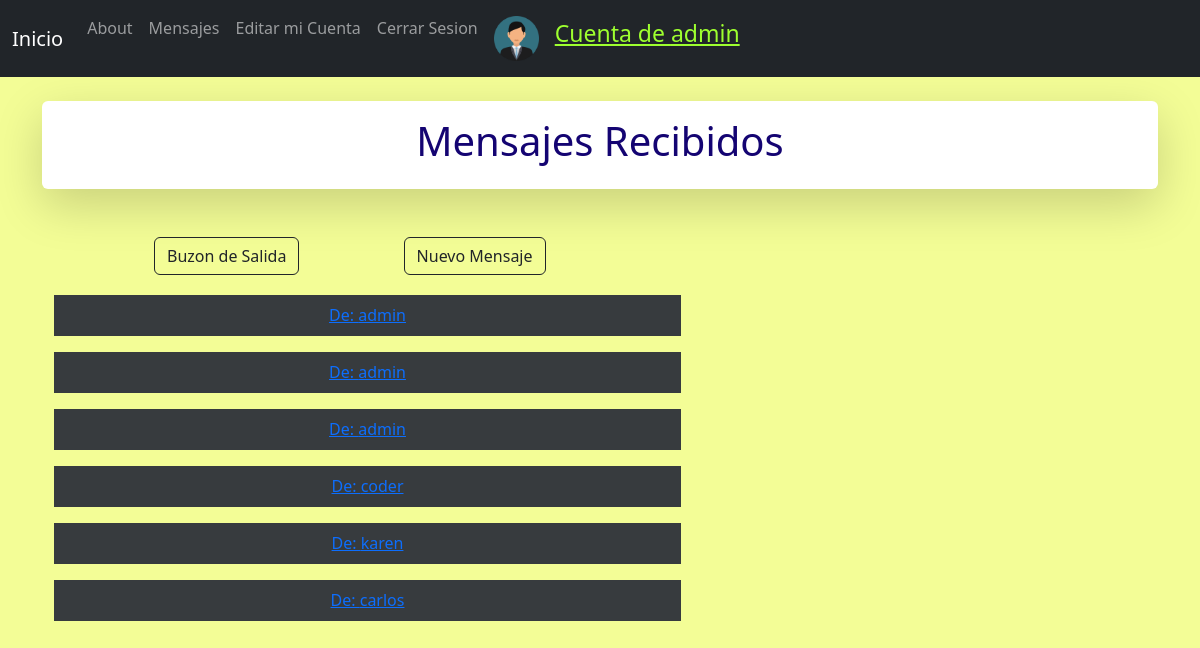
Page /AppMensajeria/buzonEntrada/4 (signed in) on the committed database.
### AppMensajeria/models.py (models this page shows, shortened)
class Mensaje(models.Model):
    emisor = models.ForeignKey(
        settings.AUTH_USER_MODEL,
        on_delete=models.CASCADE,
        related_name='emisor',
    )
    receptor = models.ForeignKey(
        settings.AUTH_USER_MODEL,
        on_delete=models.CASCADE,
        related_name='receptor',
    )
    texto = models.TextField()

### AppMensajeria/views.py (the view)
# urls.py: path('buzonEntrada/<id>', views.buzonEntrada, name='buzonEntrada'),
def buzonEntrada(request,id):
    mensajes = Mensaje.objects.filter(receptor=id)
    return render(request, 'buzonEntrada.html',{'mensajes':mensajes,'avatar':getAvatar(request)})

### appBlog/views.py (called while the page is built)
def getAvatar(request):
    lista = Avatar.objects.filter(user=request.user.id)
    if len(lista)!=0:
        imagen=lista[0].imagen.url
    else:
        imagen=''
    return imagen

### AppMensajeria/templates/buzonEntrada.html (shortened to what this page needs)
{% extends 'base.html' %}
{% block content %}
    <div class="shadow-lg p-3 mb-5 bg-body rounded">
        <h1 style="text-align: center;">Mensajes Recibidos</h1>
    </div>
    <div class="container" style="margin: 20px">
        <a style="margin-left: 80px;" class="btn btn-outline-dark btn-block" href="{% url 'buzonSalida' user.id %}">Buzon de Salida</a>
        <a style="margin-left: 100px;" class="btn btn-outline-dark btn-block" href="{% url 'enviarMensaje' %}">Nuevo Mensaje</a>
    </div>
    {% if mensajes %}
        {% for mensaje in mensajes %}
            <div class="container text-center">
                <div class="row justify-content-md-left">
                    <div class="col col-lg-7">
                        <table class="table table-dark">
                                <td colspan="2" class="table-active"><a href="{% url 'mensajeCompleto' mensaje.id %}">De: {{mensaje.emisor}}</a></td>
                        </table>
                    </div>
                </div>
            </div>
        {% endfor %}
    {% else %}
    <h2>No hay mensajes recibidos</h2>
    {% endif %}
{% endblock %}

### appBlog/templates/base.html (shortened to what this page needs)
{% load static %}
<!doctype html>
<html lang="en">
  <head>
    <link href="https://cdn.jsdelivr.net/npm/bootstrap@5.2.1/dist/css/bootstrap.min.css" rel="stylesheet">
  </head>
  <body style="background-color: rgb(243, 253, 150);">
    <nav class="navbar navbar-expand-lg navbar-dark bg-dark">
        <div class="container-fluid">
          <a class="navbar-brand" href="{% url 'inicio' %}">Inicio</a>
          <div class="collapse navbar-collapse" id="navbarSupportedContent">
            <ul class="navbar-nav me-auto mb-2 mb-lg-0">
              <li class="nav-item">
                <a class="nav-link" href="{% url 'about' %}">About</a>
              </li>
              {% if user.is_authenticated %}
              <li class="nav-item">
                <a class="nav-link" href="{% url 'enviarMensaje' %}">Mensajes</a>
              </li>
              <li class="nav-item">
                <a class="nav-link" href="{% url 'editarPerfil' %}">Editar mi Cuenta</a>
              </li>
              <li class="nav-item">
                <a class="nav-link" href="{% url 'logout' %}">Cerrar Sesion</a>
              </li>
              <li class="nav-item">
                <a class="nav-link" href="{% url 'addAvatar' %}"><img src="{{ avatar }}" width="45px" alt="avatar-img"></a>
              </li>
              <li class="nav-item">
                <a class="nav-link" style="font-size: 23px; text-decoration:underline; color:rgb(158, 255, 47);" href="{% url 'editarPerfil' %}">Cuenta de {{user.username}}</a>
              </li>
              {% endif %}
            </ul>
          </div>
        </div>
    </nav>
    <br>
    <div class="container" style="color:rgb(20, 4, 114);">
        {% block content %}
        {% endblock %}
    </div>
  </body>
</html>

### rows in the picture
Mensaje: emisor "admin"
Mensaje: emisor "admin"
Mensaje: emisor "admin"
Mensaje: emisor "coder"
Mensaje: emisor "karen"
Mensaje: emisor "carlos"

### other values in the picture
{{ user.username }} "admin"
